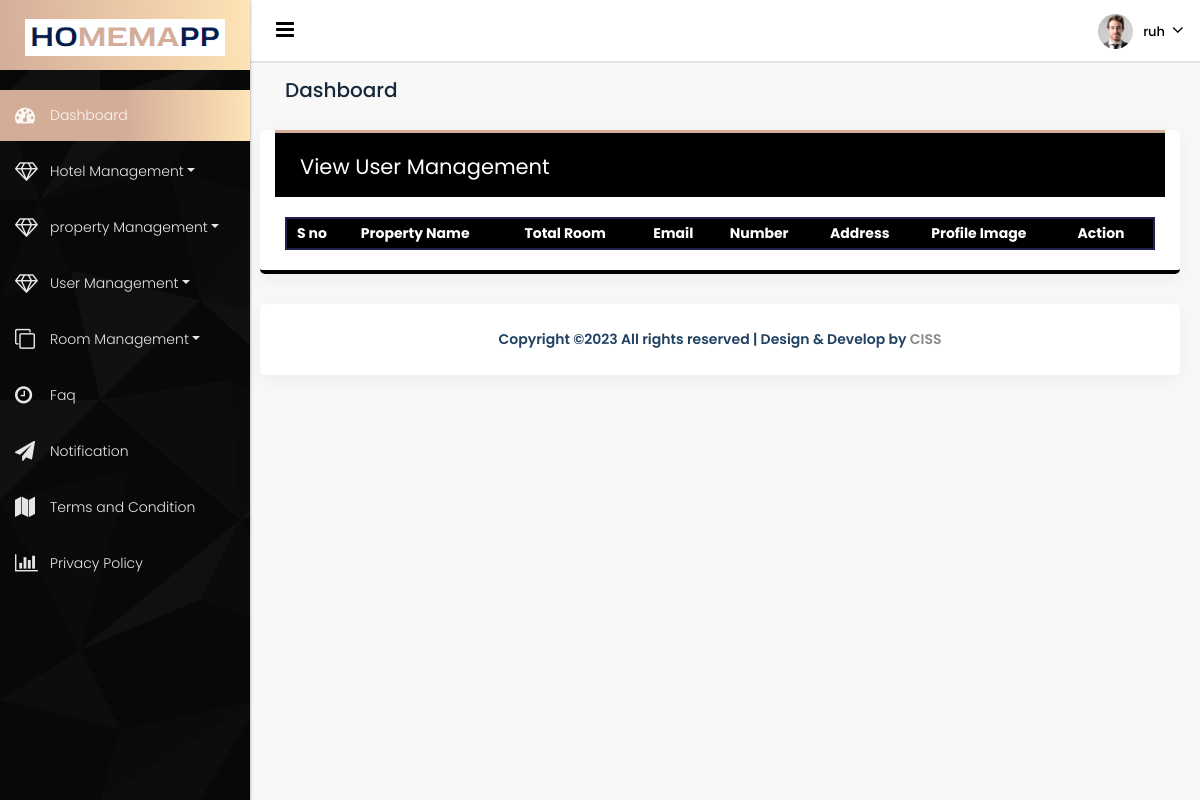
/view_hotel_management (signed in), run on an earlier commit of the app's database.
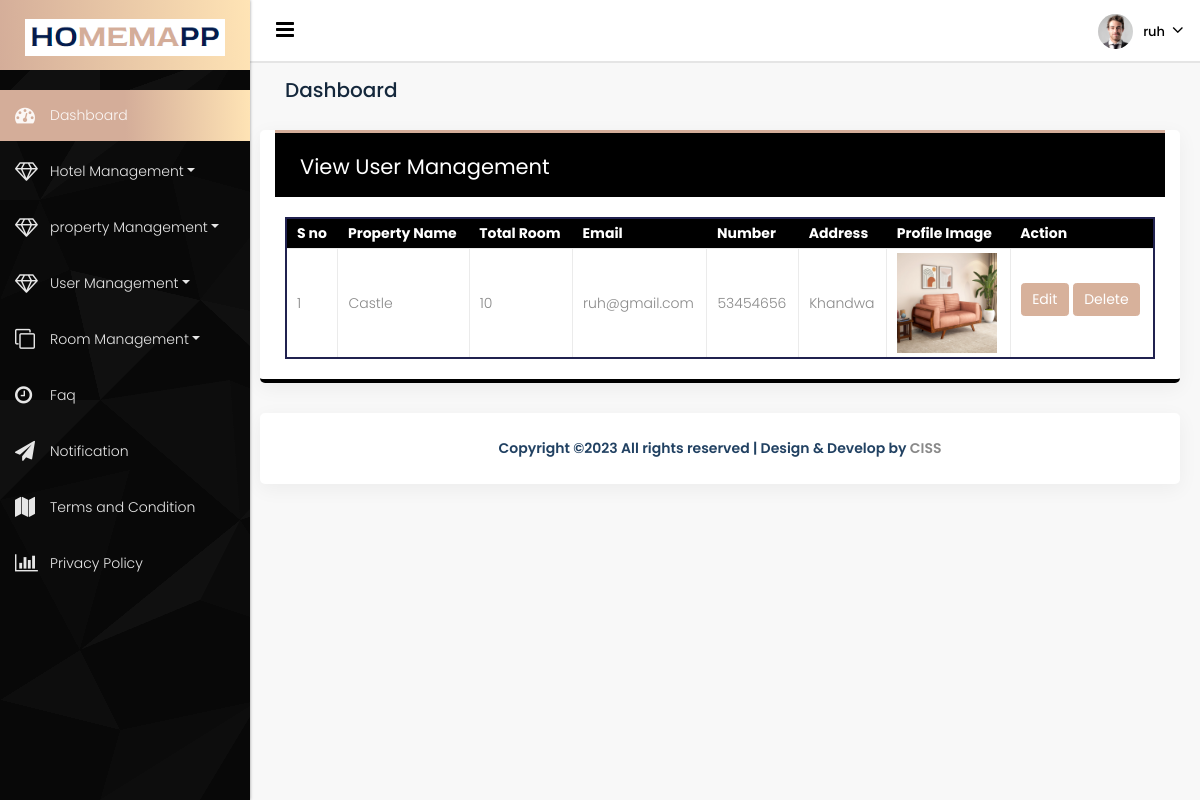
And on a later commit of the database.
### app/models.py (models this page shows, shortened)
class User(AbstractBaseUser, PermissionsMixin):
    email = models.EmailField(unique=True, verbose_name='Email Address')
    username = models.CharField(max_length=256)
    is_active = models.BooleanField(default=True)
    is_staff = models.BooleanField(default=False)
    is_admin = models.BooleanField(default=False)
    is_superuser = models.BooleanField(default=False)
    SUPERADMIN = '1'
    USER = '2'
    Web_USER = '3'
    User_type=(
        ('Superadmin','SUPERADMIN'),
        ('User','USER'),
        ('Web_user','Web_USER'),
    )
    user_type_data = ((SUPERADMIN, "Superadmin"), (USER,"User"),(Web_USER,"Web_user"))
    user_type = models.CharField( choices=user_type_data, max_length=10,default='Superadmin')
    USERNAME_FIELD = 'email'
    REQUIRED_FIELDS = [ 'username']
    objects = UserManager()
    class Meta:
        db_table = 'user_profile'

class Add_hotel(models.Model):
    user = models.ForeignKey(get_user_model(), on_delete=models.CASCADE)
    property_name = models.CharField(max_length=50)
    total_room = models.CharField(max_length=50)
    email = models.CharField(max_length=50)
    address = models.CharField(max_length=50)
    mobile = models.CharField(max_length=12)
    flat_image = models.ImageField(upload_to='flat_img', max_length=100)

### app/user_views.py (the view)
# urls.py: path('view_hotel_management',user_views.view_hotel_management,name='view_hotel_management'),
@login_required(login_url='login_user')
def view_hotel_management(request):
    hotel_view = Add_hotel.objects.filter(user=request.user)
    return render(request,'Owner/view_hotel_managment.html',{'hotel_view':hotel_view})

### templates/Owner/view_hotel_managment.html (shortened to what this page needs)
{% extends 'Owner/base.html'%}
{% block content %}
   <body class="dashboard dashboard_1">
      <div class="full_container">
         <div class="inner_container">
            <div id="content">
               <div class="midde_cont">
                  <div class="container-fluid">
                     <div class="row column_title">
                        <div class="col-md-12">
                           <div class="page_title">
                              <h2>Dashboard</h2>
                           </div>
                        </div>
                     </div>
                     <div class="row">
                       <div class="white_shd full">
                              <div class="full graph_head">
                                 <div class="heading1 margin_0">
                                    <h2>  View User Management</h2>
                                 </div>
                              </div>
                            <div class="users-forms">
                            <div class="row">
                               <div class="col-md-12">
                                    <div class="user-table">
                               <div class="datatables">
                                    <table id="example" class="display" style="width:100%;    border: 2px solid #20214f;">
                                        <thead>
                                            <tr>
                                                <th>S no</th>
                                                <th>Property Name</th>
                                                <th>Total Room </th>
                                                <th>Email </th>
                                                <th>Number</th>
                                                <th>Address</th>
                                                <th>Profile Image </th>
                                                 <th>Action</th>
                                            </tr>
                                        </thead>
                                        <tbody>
                                          {% for hotel in hotel_view %}
                                            <tr class="even">
                                                <td>{{forloop.counter}}</td>
                                                <td>{{hotel.property_name}}</td>
                                                <td>{{hotel.total_room}}</td>
                                                <td>{{hotel.email}}</td>
                                                <td>{{hotel.mobile}}</td>
                                                <td>{{hotel.address}}</td>
                                                <td><img src="{{ hotel.flat_image.url }}" alt="Flat Image" style="max-width: 100px;" ></td>
                                             <td>
                                        <button class="btn btn-primary mb-2"><a class="edit-btn" href="{% url 'edit_hotel' id=hotel.id %}">Edit</a></button>
                                         <button class="btn btn-primary mb-2"><a class="edit-btn" href="{% url 'delete_hotel' id=hotel.id %}">Delete</a></button>
                                     </td>
                                            </tr>
                                           {% endfor %}
                                        </tbody>
                                        </table>
                                   </div>
                     </div>
                               </div>
                            </div>
                            </div>
                           </div>
                     </div>
                  </div>
                     <div class="footer">
                                 <div class="container-fluid">
                        <p>Copyright ©2023 All rights reserved | Design & Develop by
                           <a href="https://cyberimpulses.com/"> CISS</a>
                        </p>
                     </div>
                  </div>
               </div>
            </div>
         </div>
      </div>
{% endblock %}

### templates/Owner/base.html (shortened to what this page needs)
<!DOCTYPE html>
{% load static %}
<html lang="en">
   <head>
     <link rel="stylesheet" type="text/css" href="https://cdn.datatables.net/1.13.6/css/jquery.dataTables.min.css">
     <link rel="stylesheet" type="text/css" href="https://cdn.datatables.net/1.13.6/css/jquery.dataTables.min.css">
 <link rel="stylesheet" type="text/css" href="https://cdn.datatables.net/1.13.7/css/jquery.dataTables.min.css">
 <link rel="stylesheet" type="text/css" href="https://cdn.datatables.net/buttons/2.4.2/css/buttons.dataTables.min.css">
      <link rel="stylesheet" href="{%static 'css/bootstrap.min.css'%}" />
      <link rel="stylesheet" href="{%static 'style.css'%}" />
      <link rel="stylesheet" href="{%static 'css/responsive.css'%}" />
      <link rel="stylesheet" href="{%static 'css/bootstrap-select.css'%}" />
      <link rel="stylesheet" href="{%static 'css/perfect-scrollbar.css'%}" />
      <link rel="stylesheet" href="{%static 'css/custom.css'%}" />
<link rel="stylesheet" href="https://code.ionicframework.com/ionicons/2.0.1/css/ionicons.min.css">
   </head>
   <body>
      {% include 'Owner/header.html'%}
      {% include 'Owner/sidebar.html'%}
        {% block content %}
        {% endblock %}
 </body>
</html>

### templates/Owner/header.html (shortened to what this page needs)
 {% load static%}
 <div class="topbar">
    <nav class="navbar navbar-expand-lg navbar-light">
       <div class="full">
          <button type="button" id="sidebarCollapse" class="sidebar_toggle"><i class="fa fa-bars"></i></button>
          <div class="right_topbar">
             <div class="icon_info">
                <ul class="user_profile_dd">
                   <li>
                      <a class="dropdown-toggle" data-toggle="dropdown"><img class="img-responsive rounded-circle" src="{%static 'images/layout_img/user_img.jpg'%}" alt="#" /><span class="name_user">{{user.username}}</span></a>
                   </li>
                </ul>
             </div>
          </div>
       </div>
    </nav>
 </div>

### templates/Owner/sidebar.html (shortened to what this page needs)
 {% load static %}
 <nav id="sidebar">
    <div class="sidebar_blog_1">
       <div class="sidebar_user_info">
          <div class="user_profle_side"
          >
             <div class="user_img">
                <a href="{% url 'user_dashboard' %}"><img class="img-responsive" src="{%static 'images/logo/logo.png'%}" alt="#"></a>
             </div>
          </div>
       </div>
    </div>
    <div class="sidebar_blog_2">
       <ul class="list-unstyled components">
          <li class="active">
             <a href="{% url 'user_dashboard' %}">
                <i class="fa fa-dashboard yellow_color"></i>
                <span>Dashboard</span>
             </a>
         </li>
         <li>
            <a href="#hotels" data-toggle="collapse" aria-expanded="false" class="dropdown-toggle"><i class="fa fa-diamond purple_color"></i> <span>Hotel Management</span></a>
         </li>
         <li>
            <a href="#property" data-toggle="collapse" aria-expanded="false" class="dropdown-toggle"><i class="fa fa-diamond purple_color"></i> <span> property Management</span></a>
         </li>
          <li>
             <a href="#element" data-toggle="collapse" aria-expanded="false" class="dropdown-toggle"><i class="fa fa-diamond purple_color"></i> <span>User Management</span></a>
          </li>
             <li>
             <a href="#additional_page" data-toggle="collapse" aria-expanded="false" class="dropdown-toggle"><i class="fa fa-clone yellow_color"></i> <span>Room Management</span></a>
          </li>
           <li><a href="{% url 'Faq' %}"><i class="fa fa-clock-o orange_color"></i> <span>Faq</span></a></li>
          <li>
             <a href="{% url 'Notification_user' %}">
             <i class="fa fa-paper-plane red_color"></i> <span>Notification</span></a>
          </li>
          <li><a href="{% url 'Terms_condition_user' %}"><i class="fa fa-map purple_color2"></i> <span>Terms and Condition </span></a></li>
          <li><a href="{% url 'Privacy_policy_user' %}"><i class="fa fa-bar-chart-o green_color"></i> <span>Privacy Policy</span></a></li>
       </ul>
    </div>
 </nav>

### static/css/perfect-scrollbar.css (style rules this page uses)
.ps { overflow: hidden !important; overflow-anchor: none; -ms-overflow-style: none; touch-action: auto; -ms-touch-action: auto; }

What changed in the data, as far as the page shows it:
added Add_hotel: property_name "Castle", total_room "10", email "ruh@gmail.com", mobile "53454656", address "Khandwa", flat_image (picture)
